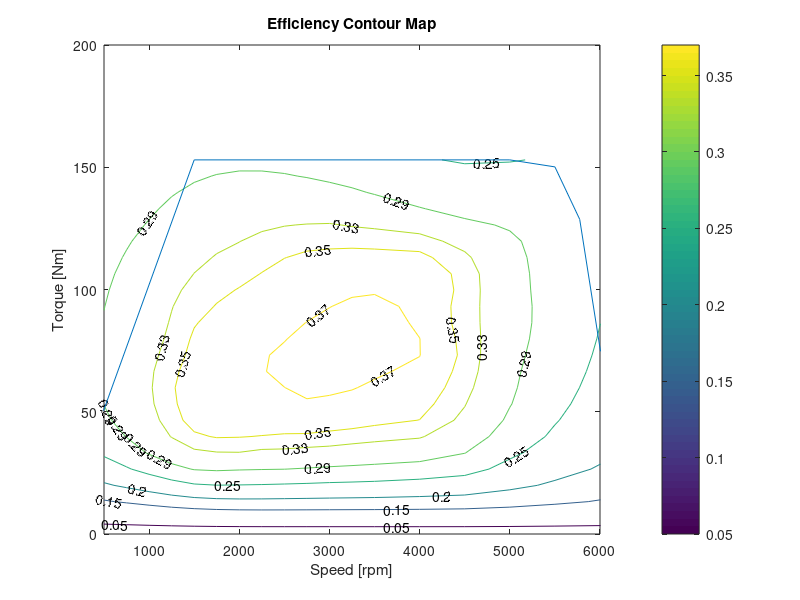
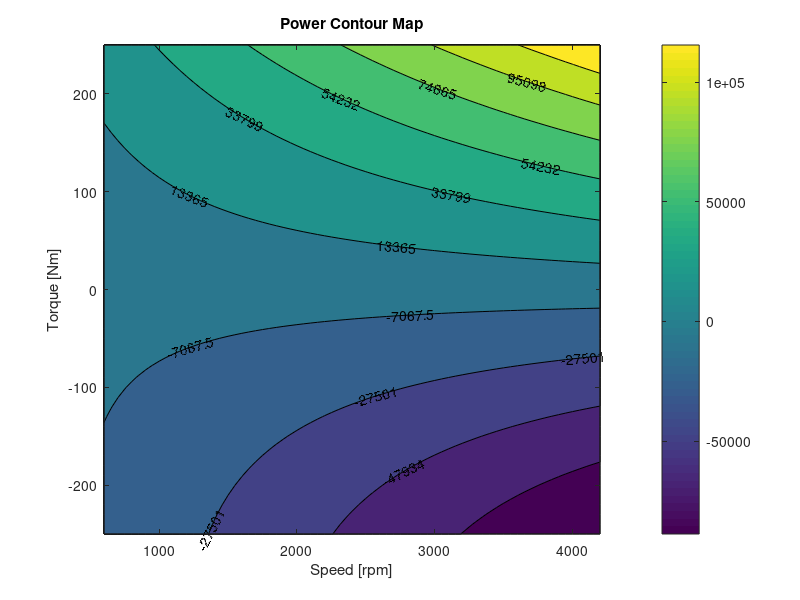
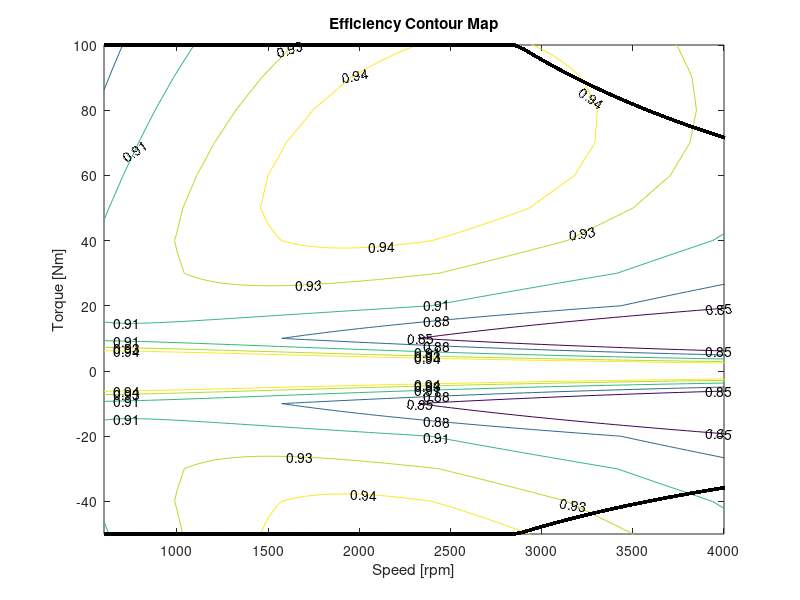
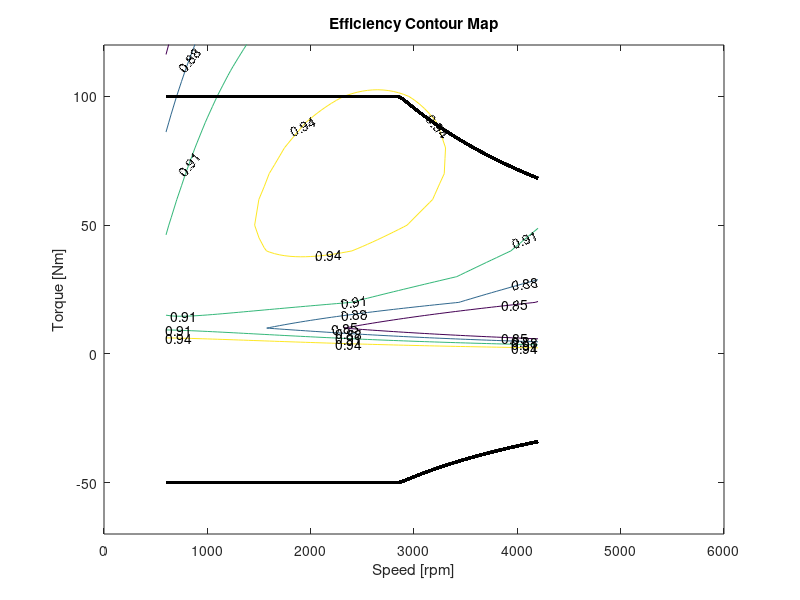

The MATLAB source for these figures, in order:
%%%%%%%%%%%%%%%%%%%%%%%%%%%%%%%%%%%%%
% HEV (FORD FIESTA LIKE) PARAMETERS %
%%%%%%%%%%%%%%%%%%%%%%%%%%%%%%%%%%%%%
% last update: 21-Oct-2024
% authors: Stefano Radrizzani, Lorenzo Brecciaroli, Giulio Panzani
% last modification author: Stefano Radrizzani
% contact: stefano.radrizzani@polimi.it

% References
% [1] 
% Radrizzani,S., Brecciaroli,L., Panzani,G., Savaresi,S.M. (2022)
% An efficiency based approach for the Energy Management in HEVs
% In: IFAC PapersOnLine 55-24 (2022) 167–172.

% [2] 
% Lee,B.,Lee,S.,Cherry,J.,Neam,A.,Sanchez,J.,and Nam,E. (2013)
% Development of Advanced Light-Duty Powertrain and Hybrid Analysis Tool.
% In: SAE 2013 World Congress & Exhibition, SAEInternational.

%% egine and motor
load('motor_engine_data')
% engine
%   maximum torque values [Nm] and brakepoints [rad/s]
%       full_throttle_torque_Nm
%       full_throttle_speed_radps
%   fuel consumption [g/s] and efficiency [-] maps and brakepoints [rad/s],[Nm]
%       fuel_map_speed_radps
%       fuel_map_torque_Nm
%       fuel_map_gps
%       efficiency_map

% electric motor
%   maximum and torque values [Nm] and brakepoints [rad/s]
%       max_torque_speed_radps
%       max_torque_torque_Nm
%       max_torque_torque_Nm
%   power consumption [W] map and brakepoints [rad/s],[Nm]
%       battery_power_map_speed_radps
%       battery_power_map_torque_Nm
%       battery_power_map_W
%       efficiency to be computed accordigly

%% vehicle
% vehicle mass [kg]
vehicle.M_kg = 1200;
% wheel radius [m]
vehicle.Rw_m = 0.281154;

% gear box (from motor to main axle) 1st to 5th gear [-]
vehicle.tau_gb_ = [3.417 1.958 1.276 0.943 0.757];

% final drive ratio (from main axle to wheel) [-]
vehicle.tau0_ = 3.1725494;

% costing down force [N] coefficients
% as a function of the longiditudinal speed [m/s]
vehicle.A_cd_N = 93.086154;  % [N]
vehicle.B_cd_Nspm = 2.5373490;  % [N/(m/s)]
vehicle.C_cd_Ns2pm2 = 0.38382359; % [N/(m/s)^2]

%% fuel
% fuel density [MJ/kg]
fuel.lambda_MKpkg = 43.308;

%% battery
% battery capacity [kWh]
battery.capacity_kWh = 4.5; 
%%
% Creare una griglia di velocità e coppia ICE
[Vel, Copp] = meshgrid(engine.fuel_map_speed_radps*(60/(2*pi)),engine.fuel_map_torque_Nm);

figure;
vect_eff=[0.05,0.15,0.20,0.25,0.29,0.33,0.35,0.37];
contour(Vel, Copp, engine.efficiency_map, vect_eff,'ShowText', 'on'); % Con testo dei livelli
colorbar; % Barra dei colori per rappresentare i valori di efficienza
xlabel('Speed [rpm]');
ylabel('Torque [Nm]');
title('Efficiency Contour Map');
hold on;
plot(engine.full_throttle_speed_radps*(60/(2*pi)),engine.full_throttle_torque_Nm)
xlim([500,6000])
ylim([0,200])
%% Creare una griglia di velocità e coppia EM
[torque_grid, speed_grid]=meshgrid(motor.battery_power_map_torque_Nm,motor.battery_power_map_speed_radps.*(60/(2*pi)));
figure
contourf(speed_grid, torque_grid,motor.battery_power_map_W, 'ShowText', 'on'); % Con testo dei livelli
colorbar; % Barra dei colori per rappresentare i valori di efficienza
xlabel('Speed [rpm]');
ylabel('Torque [Nm]');
title('Power Contour Map');

mech_power_map = torque_grid.*speed_grid.*((2*pi)/60);
efficiency_map = motor.battery_power_map_W./mech_power_map;
corr_eff = efficiency_map(:,1:25);
corr_eff(:,26)=ones(73,1);
test = corr_eff;
for i = 27:51
    j = 52-i;
    corr_eff(:,i)=efficiency_map(:,j);
end
test2 = corr_eff(:,26:end);
[torque_2,speed_2]=meshgrid(motor.battery_power_map_torque_Nm, motor.battery_power_map_speed_radps.*(60/(2*pi)));
figure;
livelli_eff = [0.85,0.88,0.91,0.93,0.94];
contour(speed_2,torque_2,corr_eff,livelli_eff, 'ShowText', 'on'); % Con testo dei livelli
xlabel('Speed [rpm]');
ylabel('Torque [Nm]');
title('Efficiency Contour Map');
hold on
plot(speed_2,motor.max_torque_torque_Nm,"k","LineWidth",2);
hold on
plot(speed_2,motor.min_torque_torque_Nm,"k","LineWidth",2);
ylim([-50 100])
xlim([600 4000])


[torque_2,speed_2]=meshgrid(motor.battery_power_map_torque_Nm(:,26:end), motor.battery_power_map_speed_radps.*(60/(2*pi)));
figure;
livelli_eff = [0.85,0.88,0.91,0.94];
contour(speed_2,torque_2,test2,livelli_eff, 'ShowText', 'on'); % Con testo dei livelli
xlabel('Speed [rpm]');
ylabel('Torque [Nm]');
title('Efficiency Contour Map');
hold on
plot(speed_2,motor.max_torque_torque_Nm,"k","LineWidth",2);
hold on
plot(speed_2,motor.min_torque_torque_Nm,"k","LineWidth",2);
ylim([-70 120])
xlim([0 6000])
